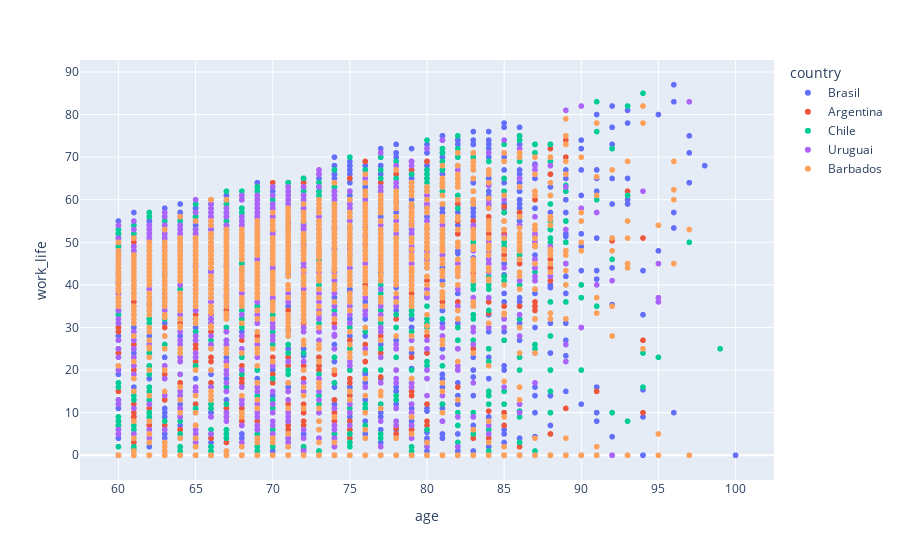

The cell this chart's notebook holds for it:
### Code cell
px.scatter(df,x='age',y='work_life',color='country')

### Figure 1 — Plotly figure (JSON) as saved in the notebook; plotly's stock layout.template omitted (floating-point values rounded to 4 significant figures; data arrays with more than 128 entries replaced by an {"elided": "..."} marker saying what was removed)
{"data": [{"hovertemplate": "country=Brasil<br>age=%{x}<br>work_life=%{y}<extra></extra>", "legendgroup": "Brasil", "marker": {"color": "#636efa", "symbol": "circle"}, "mode": "markers", "name": "Brasil", "showlegend": true, "type": "scattergl", "x": {"elided": "2143 int values"}, "xaxis": "x", "y": {"elided": "2143 float values"}, "yaxis": "y"}, {"hovertemplate": "country=Argentina<br>age=%{x}<br>work_life=%{y}<extra></extra>", "legendgroup": "Argentina", "marker": {"color": "#EF553B", "symbol": "circle"}, "mode": "markers", "name": "Argentina", "showlegend": true, "type": "scattergl", "x": {"elided": "1036 int values"}, "xaxis": "x", "y": {"elided": "1036 float values"}, "yaxis": "y"}, {"hovertemplate": "country=Chile<br>age=%{x}<br>work_life=%{y}<extra></extra>", "legendgroup": "Chile", "marker": {"color": "#00cc96", "symbol": "circle"}, "mode": "markers", "name": "Chile", "showlegend": true, "type": "scattergl", "x": {"elided": "1300 int values"}, "xaxis": "x", "y": {"elided": "1300 float values"}, "yaxis": "y"}, {"hovertemplate": "country=Uruguai<br>age=%{x}<br>work_life=%{y}<extra></extra>", "legendgroup": "Uruguai", "marker": {"color": "#ab63fa", "symbol": "circle"}, "mode": "markers", "name": "Uruguai", "showlegend": true, "type": "scattergl", "x": {"elided": "1450 int values"}, "xaxis": "x", "y": {"elided": "1450 float values"}, "yaxis": "y"}, {"hovertemplate": "country=Barbados<br>age=%{x}<br>work_life=%{y}<extra></extra>", "legendgroup": "Barbados", "marker": {"color": "#FFA15A", "symbol": "circle"}, "mode": "markers", "name": "Barbados", "showlegend": true, "type": "scattergl", "x": {"elided": "1507 int values"}, "xaxis": "x", "y": {"elided": "1507 float values"}, "yaxis": "y"}], "layout": {"legend": {"title": {"text": "country"}, "tracegroupgap": 0}, "margin": {"t": 60}, "xaxis": {"anchor": "y", "domain": [0, 1], "title": {"text": "age"}}, "yaxis": {"anchor": "x", "domain": [0, 1], "title": {"text": "work_life"}}}}
